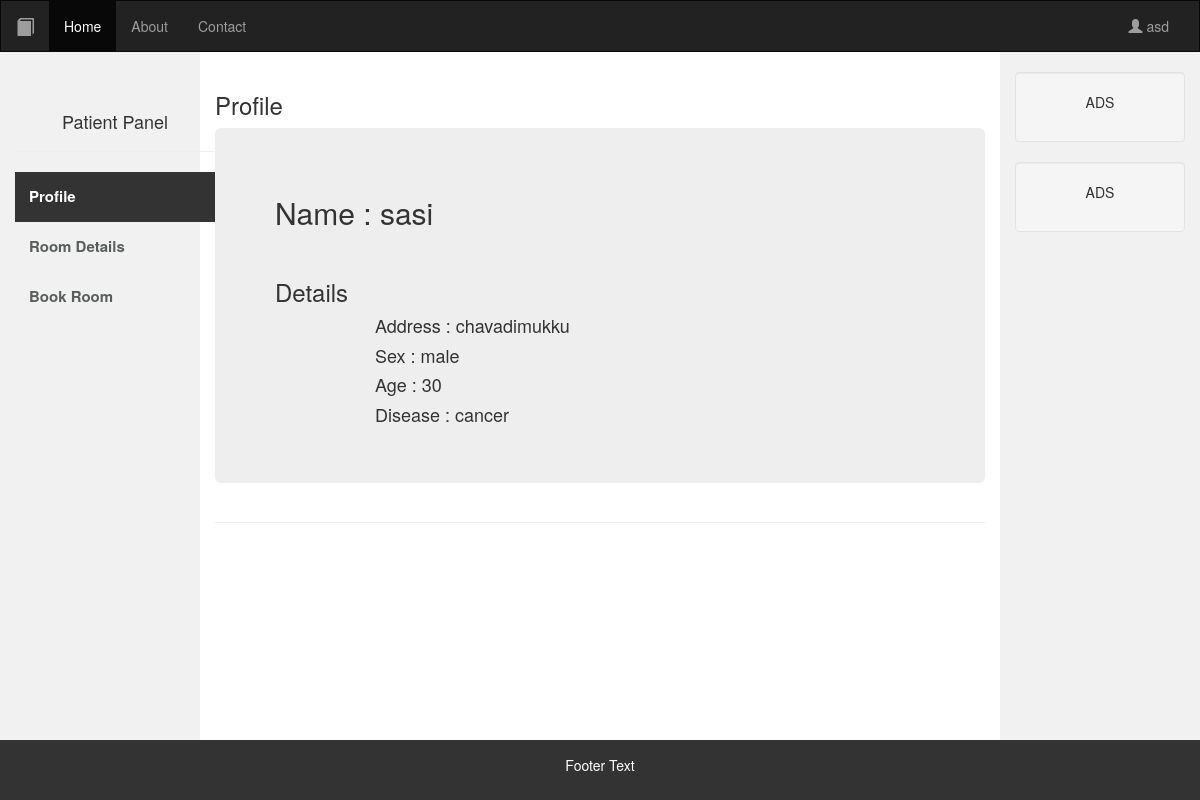
Page /userhome.php (signed in) on the committed database.
### tables this page shows
CREATE TABLE `patient` (
  `id` int(11) NOT NULL,
  `name` varchar(20) NOT NULL,
  `address` varchar(50) NOT NULL,
  `sex` varchar(20) NOT NULL,
  `age` int(11) NOT NULL,
  `disease` varchar(30) NOT NULL
);

### userhome.php (the view, shortened to what this page needs)
<!DOCTYPE html>
<html lang="en">
<head>
  <link rel="stylesheet" href="css/bootstrap.css">
  <link rel="stylesheet" href="css/main.css">
</head>
<body>
<nav class="navbar navbar-inverse">
  <div class="container-fluid">
    <div class="navbar-header">
      <a class="navbar-brand glyphicon glyphicon-book" href="#"></a>
    </div>
    <div class="collapse navbar-collapse" id="myNavbar">
      <ul class="nav navbar-nav">
        <li class="active"><a href="#">Home</a></li>
        <li><a href="#">About</a></li>
        <li><a href="#">Contact</a></li>
      </ul>
      <ul class="nav navbar-nav navbar-right">
        <li><a href="#" data-toggle="modal" data-target="#myModal"> <span class="glyphicon glyphicon-user"></span> <?php echo $_SESSION['username']; ?></a></li>
      </ul>
    </div>
  </div>
</nav>
<div class="container-fluid text-center" >
  <div class="row content">
    <div class="col-sm-2 sidenav" id="left">
      <ul class="nav navbar-nav">
        <div class="page-header">
          <h4>Patient Panel</h4>
        </div>
      <a href="adminhome.php"><li class="active" id="s1">Profile</li></a>
      <a href="add_room.php"><li>Room Details</li></a>
      <a href="book_room.php"><li>Book Room</li></a>
      </ul>
    </div>
 <?php
        include('db.php');
        $res=mysqli_query($con,"select * from patient where id ='1'");
       $res1=mysqli_fetch_assoc($res);
 ?>
    <div class="col-sm-8 text-left" id="main_content">
       <div class="page-header">
			<h3>Profile</h3>
			<div class="jumbotron">
          <h2>Name : <?php echo $res1["name"]; ?> </h2>
          <br>
          <h3>Details</h3>
            <h4 style="padding-left: 100px;">Address : <?php echo $res1["address"];?></h4>
            <h4 style="padding-left: 100px;">Sex : <?php echo $res1["sex"];?></h4>
            <h4 style="padding-left: 100px;">Age : <?php echo $res1["age"];?></h4>
            <h4 style="padding-left: 100px;">Disease : <?php echo $res1["disease"];?></h4>
        </div>
		</div>
    </div>
    <div class="col-sm-2 sidenav">
      <div class="well">
        <p>ADS</p>
      </div>
      <div class="well">
        <p>ADS</p>
      </div>
    </div>
  </div>
</div>
<footer class="container-fluid text-center">
  <p>Footer Text</p>
</footer>
</body>
</html>

### css/main.css (style rules this page uses)
html, body { height: 100%; }
.sidenav .nav li { width: 200px; font-size: 15px; text-align: left; padding-left: 10px; color: #585d5d; font-weight: bold; height: 50px; padding: 14px; transition: 0.4s; }
.sidenav .nav .active { background-color: #333; color: #ffff; font-weight: bold; }
.navbar { margin-bottom: 0; border-radius: 0; }
.row.content { height: calc(86vh); }
.sidenav { padding-top: 20px; background-color: #f1f1f1; height: 100%; }
footer { background-color: #333; color: white; padding: 15px; }

### rows in the picture
patient: name "sasi", address "chavadimukku", sex "male", age "30", disease "cancer"

### other values in the picture
$_SESSION['username'] "asd"
